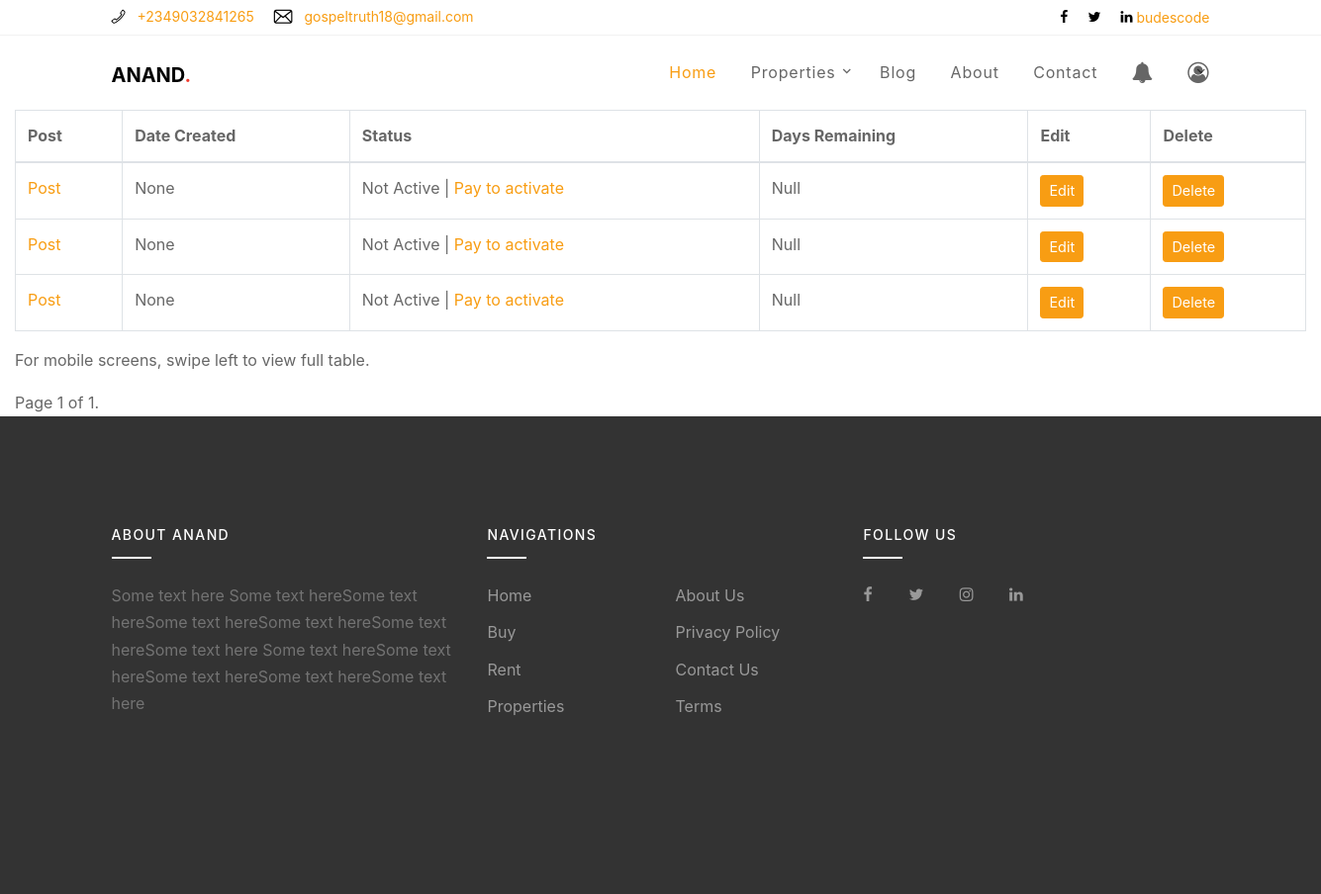
The page /mypost/ (signed in) on the database its author committed.
### index/models.py (models this page shows, shortened)
class Poster(models.Model):
	PropertyTypeChoice = (
		('House', 'House'),
		('Apartment & Unit', 'Apartment & Unit'),
		('Townhouse', 'Townhouse'),
		('Villa', 'Villa'),
		('Land', 'Land'),
		('Acreage', 'Acreage'),
		('Rural', 'Rural'),
		('Block Of Units', 'Block Of Units'),
		('Retirement Living', 'Retirement Living'),
		)
	bathrooms = (
		('1', '1'),
		('2', '2'),
		('3', '3'),
		('4', '4'),
		('5', '5'),
		('6', '6'),
		('7', '7'),
		('8', '8'),
		('9', '9'),
		('10', '10'),
		('11', '11'),
		('12', '12'),
		('13', '13'),
		('14', '14'),
		('15', '15'),
		('16', '16'),
		('17', '17'),
		('18', '18'),
		('19', '19'),
		('20', '20'),
		)
	bedrooms = (
			('1', '1'),
			('2', '2'),
			('3', '3'),
			('4', '4'),
			('5', '5'),
			('6', '6'),
			('7', '7'),
			('8', '8'),
			('9', '9'),
			('10', '10'),
			('11', '11'),
			('12', '12'),
			('13', '13'),
			('14', '14'),
			('15', '15'),
			('16', '16'),
			('17', '17'),
			('18', '18'),
			('19', '19'),
			('20', '20'),
			)
	car_spaces = (
		('1', '1'),
		('2', '2'),
		('3', '3'),
		('4', '4'),
		('5', '5'),
		('6', '6'),
		('7', '7'),
		('8', '8'),
		('9', '9'),
		)
	new_or_established = (
			('New', 'New'),
			('Established', 'Established')
		)
	id_user = models.UUIDField(primary_key=True, default=uuid.uuid4, editable=False)
	created = models.DateTimeField(auto_now_add=True)
	Updated = models.DateTimeField(auto_now=True)
	active = models.BooleanField(default=False)
	user = models.ForeignKey(User, on_delete=models.CASCADE, related_name = 'userposts')
	unit = models.TextField()
	street_number = models.TextField()
	street_name = models.TextField()
	suburb = models.TextField()
	postcode = models.TextField()
	state = models.TextField()
	land_size = models.CharField(max_length=100)
	longitude = models.CharField(max_length=30)
	latitude = models.CharField(max_length=30)
	Property_type = models.CharField(max_length=100, choices=PropertyTypeChoice, default='House')
	description = models.TextField()
	Price = models.PositiveIntegerField()
	image = models.ImageField()
	plan = models.ImageField()
	Bedrooms = models.CharField(max_length=20, choices=bedrooms, default='1')
	Bathrooms = models.CharField(max_length=10, choices = bathrooms, default='1')
	Car_spaces = models.CharField(max_length=10, choices = car_spaces, default='1')
	image1 = models.ImageField(default='', blank=True)
	image2 = models.ImageField(default='', blank=True)
	image3 = models.ImageField(default='', blank=True)
	image4 = models.ImageField(default='', blank=True)
	image5 = models.ImageField(default='', blank=True)
	image6 = models.ImageField(default='', blank=True)
	image7 = models.ImageField(default='', blank=True)
	image8 = models.ImageField(default='', blank=True)
	image9 = models.ImageField(default='', blank=True)
	image10 = models.ImageField(default='', blank=True)
	image11 = models.ImageField(default='', blank=True)
	image12 = models.ImageField(default='', blank=True)
	image13 = models.ImageField(default='', blank=True)
	image14 = models.ImageField(default='', blank=True)
	image15 = models.ImageField(default='', blank=True)
	image16 = models.ImageField(default='', blank=True)
	image17 = models.ImageField(default='', blank=True)
	image18 = models.ImageField(default='', blank=True)
	new_or_established = models.CharField(max_length=20, choices=new_or_established, default='New')
	Swimming_pool = models.BooleanField(default=False)
	Garage = models.BooleanField(default=False)
	Balcony = models.BooleanField(default=False)
	Outdoor_area = models.BooleanField(default=False)
	Undercover_parking = models.BooleanField(default=False)
	Shed = models.BooleanField(default=False)
	Fully_fenced = models.BooleanField(default=False)
	Outdoor_spa = models.BooleanField(default=False)
	Tennis_court = models.BooleanField(default=False)
	Ensuite = models.BooleanField(default=False)
	DishWasher = models.BooleanField(default=False)
	Study = models.BooleanField(default=False)
	Built_in_robes = models.BooleanField(default=False)
	Alarm_system = models.BooleanField(default=False)
	Broadband = models.BooleanField(default=False)
	Floorboards = models.BooleanField(default=False)
	Gym = models.BooleanField(default=False)
	Rumpus_room = models.BooleanField(default=False)
	Workshop = models.BooleanField(default=False)
	Air_conditioning = models.BooleanField(default=False)
	Solar_panels = models.BooleanField(default=False)
	Heating = models.BooleanField(default=False)
	High_energy_efficiency = models.BooleanField(default=False)
	Water_tank = models.BooleanField(default=False)
	Solar_hot_water = models.BooleanField(default=False)
	saved = models.BooleanField(default=False)

### index/views.py (the view)
# urls.py: path('mypost/', views.Mypost, name="mypost" ),
@login_required(login_url='/account/login/')
def Mypost(request):
	user = User.objects.get(username=request.user.username)
	qs = Poster.objects.filter(user=user)
	page = request.GET.get('page', 1)
	paginator = Paginator(qs, 20)
	try:
		pagin = paginator.page(page)
	except PageNotAnInteger:
		pagin = paginator.page(1)
	except EmptyPage:
		pagin = paginator.page(paginator.num_pages)
	context = {'pagin':pagin}
	return render(request, "mypost.html", context)

### project/processors.py (called while the page is built)
def PosterContextProcessors(request):
	post = Poster.objects.all().count()
	return {'context_post': post}

### templates/mypost.html (shortened to what this page needs)
{% extends 'base.html' %}
{% load staticfiles %}
{% load crispy_forms_tags %}
{% block body %}
<div class="container-fluid">
<div class="row">
<div class="col-md-12">
<div class="table-responsive">
<table class="table table-bordered">
    <thead>
      <tr>
        <th>Post</th>
        <th>Date Created</th>
        <th>Status</th>
        <th>Days Remaining</th>
        <th>Edit</th>
        <th>Delete</th>
      </tr>
    </thead>
    <tbody>
    {% for i in pagin %}
      <tr>
        <td><a href="">Post</a></td>
        <td>{{i.created}}</td>
        <td>{% if i.active == False %} Not Active | <a href="">Pay to activate</a> {% else %} Active{% endif %}</td>
        <td>Null</td>
        <td><a href="{% url 'home:edit' i.id_user %}"><button class="btn btn-sm btn-primary">Edit</button></a></td>
        <td><a href="{% url 'home:delete' i.id_user %}"><button class="btn btn-sm btn-primary">Delete</button></a></td>
      </tr>
    {% endfor %}
    </tbody>
  </table>
  <p>For mobile screens, swipe left to view full table.</p>
<div class="pagination">
    <span class="step-links">
        <span class="current">
            Page {{ pagin.number }} of {{ pagin.paginator.num_pages }}.
        </span>
    </span>
</div>
  </div>
</div>
</div>
</div>
{% endblock %}

### templates/navbar.html (shortened to what this page needs)
  <div class="site-wrap">
    <div class="border-bottom bg-white top-bar">
      <div class="container">
        <div class="row align-items-center">
          <div class="col-6 col-md-6">
            <p class="mb-0">
              <a href="#" class="mr-3"><span class="text-black fl-bigmug-line-phone351"></span> <span class="d-none d-md-inline-block ml-2">+2349032841265</span></a>
              <a href="#"><span class="text-black fl-bigmug-line-email64"></span> <span class="d-none d-md-inline-block ml-2">gospeltruth18@gmail.com</span></a>
            </p>
          </div>
          <div class="col-6 col-md-6 text-right">
            <a href="#" class="mr-3"><span class="text-black icon-facebook"></span></a>
            <a href="#" class="mr-3"><span class="text-black icon-twitter"></span></a>
            <a href="#" class="mr-0"><span class="text-black icon-linkedin"></span></a>
            <a href="#" class="mr-0"><span class="">{{request.user.username}}</span></a>
          </div>
        </div>
      </div>
    </div>
    <div class="site-navbar">
        <div class="container py-1">
          <div class="row align-items-center">
            <div class="col-8 col-md-8 col-lg-4">
              <h1 class=""><a href="{% url 'home:home' %}" class="h5 text-uppercase text-black"><strong>Anand<span class="text-danger">.</span></strong></a></h1>
            </div>
            <div class="col-4 col-md-4 col-lg-8">
              <nav class="site-navigation text-right text-md-right" role="navigation">
                <ul class="site-menu js-clone-nav d-none d-lg-block">
                  <li class="active">
                    <a href="{% url 'home:home' %}">Home</a>
                  </li>
                  <li class="has-children">
                    <a href="">Properties</a>
                  </li>
                  <li><a href="us">Blog</a></li>
                  <li><a href="{% url 'home:about' %}">About</a></li>
                  <li><a href="{% url 'home:contact' %}">Contact</a></li>
                {% if request.user.is_authenticated %}
                 <li><a href=""><i class="fa fa-bell fa-lg"></i></a></li>
                  <li class="has-children">
                  <a href=""><i class="fa fa-user-circle-o fa-lg"></i></a>
                  </li>
                  {% else %}
                  <li><a href="{% url 'account:login' %}">Login</a></li>
                  <li><a href="{% url 'account:register' %}">Register</a></li>
                {% endif %}
                </ul>
              </nav>
            </div>
          </div>
        </div>
      </div>
    </div>

### static/css/fl-bigmug-line.css (style rules this page uses)
.fl-bigmug-line-ico, [class^="fl-bigmug-line-"]:before, [class*=" fl-bigmug-line-"]:before, [class^="fl-bigmug-line-"]:after, [class*=" fl-bigmug-line-"]:after { font-family: 'fl-bigmug-line'; font-size: inherit; font-weight: 400; font-style: normal; -webkit-font-smoothing: antialiased; -moz-osx-font-smoothing: grayscale; }
.fl-bigmug-line-email64:before { content: "\e03c"; }
.fl-bigmug-line-phone351:before { content: "\e085"; }

### static/css/style.css (style rules this page uses)
body { line-height: 1.7; color: rgba(0, 0, 0, 0.6); font-weight: 400; font-size: 1rem; font-family: "Roboto Mono", SFMono-Regular, Menlo, Monaco, Consolas, "Liberation Mono", "Courier New", monospace; font-family: "Nunito Sans", -apple-system, BlinkMacSystemFont, "Segoe UI", Roboto, "Helvetica Neue", Arial, sans-serif, "Apple Color Emoji", "Segoe UI Emoji", "Segoe UI Symbol", "Noto Color Emoji"; }
a { -webkit-transition: .3s all ease; -o-transition: .3s all ease; transition: .3s all ease; }
.text-black { color: #000 !important; }
.site-wrap { position: relative; }
.site-wrap:before { -webkit-transition: .3s all ease-in-out; -o-transition: .3s all ease-in-out; transition: .3s all ease-in-out; background: rgba(0, 0, 0, 0.6); content: ""; position: absolute; z-index: 2000; top: 0; left: 0; right: 0; bottom: 0; opacity: 0; visibility: hidden; }
.btn { position: relative; top: 0; }
.btn.btn-sm { font-size: 0.9rem; }
.btn.btn-primary { color: #fff; }
.top-bar { font-size: 14px; }
.site-navbar { margin-bottom: 0px; width: 100%; border-bottom: none; background: #fff; position: relative; z-index: 99; }
.site-navbar .site-navigation .site-menu { margin-bottom: 0; margin-left: 0; padding-left: 0; }
.site-navbar .site-navigation .site-menu .active > a { color: #f89d13; }
.site-navbar .site-navigation .site-menu a { text-decoration: none !important; display: inline-block; }
.site-navbar .site-navigation .site-menu > li { display: inline-block; padding: 10px 5px; }
.site-navbar .site-navigation .site-menu > li > a { padding: 10px 10px; letter-spacing: .05em; color: rgba(0, 0, 0, 0.6); text-decoration: none !important; }
.site-navbar .site-navigation .site-menu > li:last-child { padding-right: 0; }
.site-navbar .site-navigation .site-menu > li:last-child > a { padding-right: 0; }
.site-navbar .site-navigation .site-menu .has-children { position: relative; }
.site-navbar .site-navigation .site-menu .has-children > a { position: relative; padding-right: 20px; }
.site-navbar .site-navigation .site-menu .has-children > a:before { position: absolute; content: "\e313"; font-size: 16px; top: 50%; right: 0; -webkit-transform: translateY(-50%); -ms-transform: translateY(-50%); transform: translateY(-50%); font-family: 'icomoon'; }
.site-mobile-menu .site-nav-wrap { padding: 0; margin: 0; list-style: none; position: relative; }
.site-mobile-menu .site-nav-wrap a { padding: 10px 20px; display: block; position: relative; color: #212529; }
.site-mobile-menu .site-nav-wrap li { position: relative; display: block; }
.site-mobile-menu .site-nav-wrap li.active > a { color: #f89d13; }
.site-mobile-menu .site-nav-wrap > li { display: block; position: relative; float: left; width: 100%; }
.site-mobile-menu .site-nav-wrap > li > a { padding-left: 20px; font-size: 20px; }
.top-bar { padding: 5px 0; border-color: #f2f2f2 !important; }

### rows shown on the page
Poster: created "None", active "Not Active |"
Poster: created "None", active "Not Active |"
Poster: created "None", active "Not Active |"

### other values the page prints
{{ request.user.username }} "budescode"
{{ pagin.number }} "1"
{{ pagin.paginator.num_pages }} "1"
